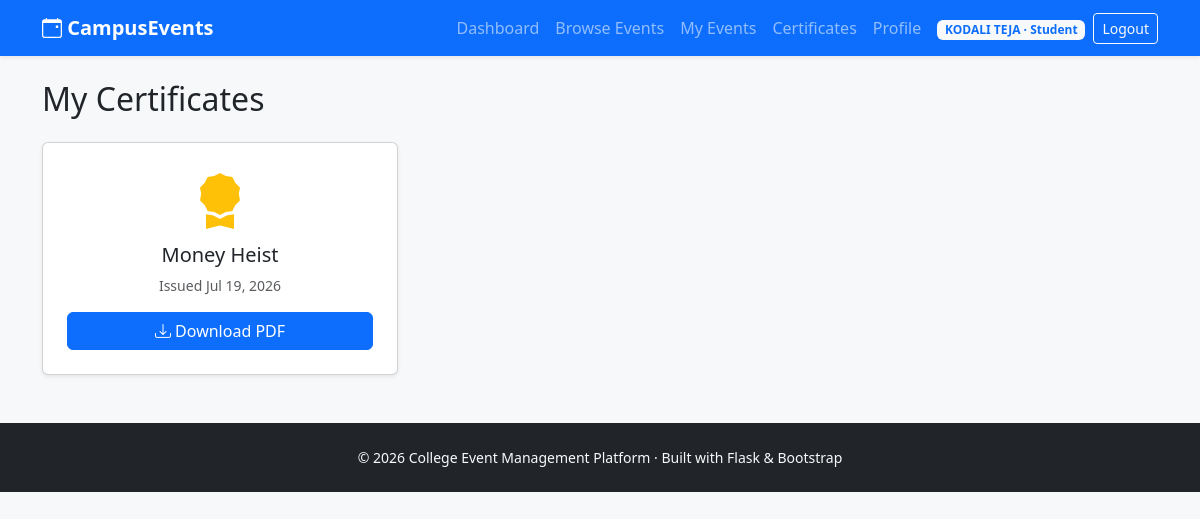
Screenshot of /student/certificates (signed in) with the database file from the repository.
### models/user.py (models this page shows, shortened)
class User(UserMixin, db.Model):
    __tablename__ = "users"
    id = db.Column(db.Integer, primary_key=True)
    full_name = db.Column(db.String(120), nullable=False)
    email = db.Column(db.String(150), unique=True, nullable=False, index=True)
    password_hash = db.Column(db.String(255), nullable=False)
    role = db.Column(db.String(20), nullable=False, default="student")
    department = db.Column(db.String(100))
    roll_number = db.Column(db.String(50))
    club_name = db.Column(db.String(120))
    created_at = db.Column(db.DateTime, default=datetime.utcnow)
    events_created = db.relationship(
        "Event", backref="organizer", lazy=True, foreign_keys="Event.organizer_id"
    )
    registrations = db.relationship(
        "Registration", backref="student", lazy=True, cascade="all, delete-orphan"
    )
    feedback_given = db.relationship(
        "Feedback", backref="student", lazy=True, cascade="all, delete-orphan"
    )
    @property
    def is_student(self):
        return self.role == "student"

### models/registration.py (models this page shows, shortened)
class Certificate(db.Model):
    __tablename__ = "certificates"
    id = db.Column(db.Integer, primary_key=True)
    registration_id = db.Column(
        db.Integer, db.ForeignKey("registrations.id"), nullable=False, unique=True
    )
    filename = db.Column(db.String(255), nullable=False)
    issued_at = db.Column(db.DateTime, default=datetime.utcnow)

### models/event.py (models this page shows, shortened)
class Event(db.Model):
    __tablename__ = "events"
    id = db.Column(db.Integer, primary_key=True)
    title = db.Column(db.String(150), nullable=False)
    description = db.Column(db.Text, nullable=False)
    category = db.Column(db.String(50), default="General")
    venue = db.Column(db.String(150), nullable=False)
    event_date = db.Column(db.Date, nullable=False)
    event_time = db.Column(db.Time, nullable=False)
    poster_filename = db.Column(db.String(255))  # stored in /uploads/posters
    max_participants = db.Column(db.Integer, default=0)  # 0 = unlimited
    status = db.Column(db.String(20), default="pending", nullable=False)
    organizer_id = db.Column(db.Integer, db.ForeignKey("users.id"), nullable=False)
    created_at = db.Column(db.DateTime, default=datetime.utcnow)
    registrations = db.relationship(
        "Registration", backref="event", lazy=True, cascade="all, delete-orphan"
    )
    feedbacks = db.relationship(
        "Feedback", backref="event", lazy=True, cascade="all, delete-orphan"
    )

### routes/student.py (the view)
@student_bp.route("/certificates")
@login_required
@role_required("student")
def certificates():
    certs = (
        Certificate.query.join(Registration)
        .filter(Registration.student_id == current_user.id)
        .all()
    )
    return render_template("student/certificates.html", certs=certs)

### models/user.py (called while the page is built)
@login_manager.user_loader
def load_user(user_id):
    return User.query.get(int(user_id))

### templates/student/certificates.html (shortened to what this page needs)
{% extends "base.html" %}
{% block content %}
<h2 class="mb-4">My Certificates</h2>
<div class="row g-4">
    {% for cert in certs %}
    <div class="col-md-4">
        <div class="card shadow-sm text-center p-4">
            <i class="bi bi-award-fill text-warning display-4"></i>
            <h5 class="mt-2">{{ cert.registration.event.title }}</h5>
            <p class="text-muted small">Issued {{ cert.issued_at.strftime('%b %d, %Y') }}</p>
            <a href="{{ url_for('student.download_certificate', cert_id=cert.id) }}" class="btn btn-primary">
                <i class="bi bi-download"></i> Download PDF
            </a>
        </div>
    </div>
    {% else %}
    <p class="text-muted">No certificates yet. Attend an event to earn one!</p>
    {% endfor %}
</div>
{% endblock %}

### templates/base.html (shortened to what this page needs)
<!DOCTYPE html>
<html lang="en">
<head>
    <link href="https://cdn.jsdelivr.net/npm/bootstrap@5.3.3/dist/css/bootstrap.min.css" rel="stylesheet">
    <link href="https://cdn.jsdelivr.net/npm/bootstrap-icons@1.11.3/font/bootstrap-icons.css" rel="stylesheet">
    <link href="{{ url_for('static', filename='css/style.css') }}" rel="stylesheet">
</head>
<body>
<nav class="navbar navbar-expand-lg navbar-dark bg-primary sticky-top shadow-sm">
    <div class="container">
        <a class="navbar-brand fw-bold" href="{{ url_for('home') }}">
            <i class="bi bi-calendar-event"></i> CampusEvents
        </a>
        <div class="collapse navbar-collapse" id="navMain">
            <ul class="navbar-nav ms-auto align-items-lg-center">
                {% if current_user.is_authenticated %}
                    {% if current_user.is_student %}
                        <li class="nav-item"><a class="nav-link" href="{{ url_for('student.dashboard') }}">Dashboard</a></li>
                        <li class="nav-item"><a class="nav-link" href="{{ url_for('student.browse_events') }}">Browse Events</a></li>
                        <li class="nav-item"><a class="nav-link" href="{{ url_for('student.my_events') }}">My Events</a></li>
                        <li class="nav-item"><a class="nav-link" href="{{ url_for('student.certificates') }}">Certificates</a></li>
                        <li class="nav-item"><a class="nav-link" href="{{ url_for('student.profile') }}">Profile</a></li>
                    {% elif current_user.is_organizer %}
                        <li class="nav-item"><a class="nav-link" href="{{ url_for('organizer.dashboard') }}">Dashboard</a></li>
                        <li class="nav-item"><a class="nav-link" href="{{ url_for('organizer.create_event') }}">+ New Event</a></li>
                    {% endif %}
                    <li class="nav-item ms-lg-2">
                        <span class="badge bg-light text-primary">{{ current_user.full_name }} · {{ current_user.role|capitalize }}</span>
                    </li>
                    <li class="nav-item ms-lg-2">
                        <a class="btn btn-outline-light btn-sm" href="{{ url_for('auth.logout') }}">Logout</a>
                    </li>
                {% else %}
                    <li class="nav-item"><a class="nav-link" href="{{ url_for('auth.login') }}">Login</a></li>
                    <li class="nav-item"><a class="btn btn-light btn-sm ms-lg-2" href="{{ url_for('auth.register') }}">Sign Up</a></li>
                {% endif %}
            </ul>
        </div>
    </div>
</nav>
<main class="container my-4">
    {% block content %}{% endblock %}
</main>
<footer class="bg-dark text-light py-4 mt-5">
    <div class="container text-center small">
        &copy; {{ current_year }} College Event Management Platform · Built with Flask &amp; Bootstrap
    </div>
</footer>
</body>
</html>

### static/css/style.css (style rules this page uses)
body { background-color: #f7f8fa; }

### rows the page displays
User: full_name "KODALI TEJA", role "Student"
Certificate: registration.event "Money Heist", issued_at "Jul 19, 2026"
